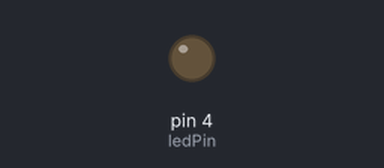
This sketch was run on a simulated Arduino Uno, built with avr-gcc and run on an emulated ATmega328P. Parts: output pins drawn as LEDs (lit = HIGH).

Above: at 0.3 s.
At 4.6 s:
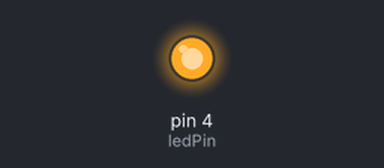
Timing chart, 0 to 7.2 s (numbered marks = the images above):
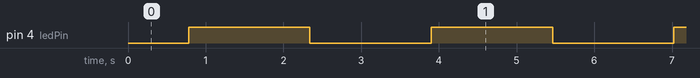

Measured:
- by itself, pin 4 (ledPin): alternates HIGH for 1.6 s and LOW for 1.6 s

The sketch:

lab_3_fading_led.ino
```cpp
// Pin assignment for LED
const int ledPin = 4; // PWM pin where LED is connected

void setup()
{
    // Set the LED pin as an output
    pinMode(ledPin, OUTPUT);
}

void loop()
{
    // Fade the LED in (brightness increases)
    for (int brightness = 0; brightness <= 255; brightness += 5)
    {
        analogWrite(ledPin, brightness); // Set LED brightness
        delay(30);                       // Wait for 30 milliseconds before the next brightness change
    }

    // Fade the LED out (brightness decreases)
    for (int brightness = 255; brightness >= 0; brightness -= 5)
    {
        analogWrite(ledPin, brightness); // Set LED brightness
        delay(30);                       // Wait for 30 milliseconds before the next brightness change
    }
}
```
